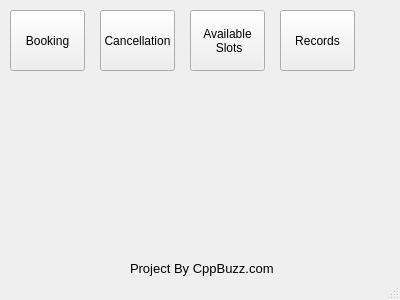
<?xml version="1.0" encoding="UTF-8"?>
<ui version="4.0">
 <class>MainWindow</class>
 <widget class="QMainWindow" name="MainWindow">
  <property name="geometry">
   <rect>
    <x>0</x>
    <y>0</y>
    <width>400</width>
    <height>300</height>
   </rect>
  </property>
  <property name="windowTitle">
   <string>Doctor Appointment 1.0</string>
  </property>
  <widget class="QWidget" name="centralWidget">
   <widget class="QLabel" name="label">
    <property name="geometry">
     <rect>
      <x>130</x>
      <y>260</y>
      <width>161</width>
      <height>16</height>
     </rect>
    </property>
    <property name="font">
     <font>
      <pointsize>10</pointsize>
     </font>
    </property>
    <property name="text">
     <string>Project By CppBuzz.com</string>
    </property>
   </widget>
   <widget class="QPushButton" name="btnBooking">
    <property name="geometry">
     <rect>
      <x>10</x>
      <y>10</y>
      <width>75</width>
      <height>61</height>
     </rect>
    </property>
    <property name="text">
     <string>Booking</string>
    </property>
   </widget>
   <widget class="QPushButton" name="btnCancellation">
    <property name="geometry">
     <rect>
      <x>100</x>
      <y>10</y>
      <width>75</width>
      <height>61</height>
     </rect>
    </property>
    <property name="text">
     <string>Cancellation</string>
    </property>
   </widget>
   <widget class="QPushButton" name="btnAvailableSlots">
    <property name="geometry">
     <rect>
      <x>190</x>
      <y>10</y>
      <width>75</width>
      <height>61</height>
     </rect>
    </property>
    <property name="text">
     <string>Available
 Slots</string>
    </property>
   </widget>
   <widget class="QPushButton" name="btnRecords">
    <property name="geometry">
     <rect>
      <x>280</x>
      <y>10</y>
      <width>75</width>
      <height>61</height>
     </rect>
    </property>
    <property name="text">
     <string>Records</string>
    </property>
   </widget>
  </widget>
  <widget class="QStatusBar" name="statusBar"/>
 </widget>
 <layoutdefault spacing="6" margin="11"/>
 <resources/>
 <connections/>
</ui>
